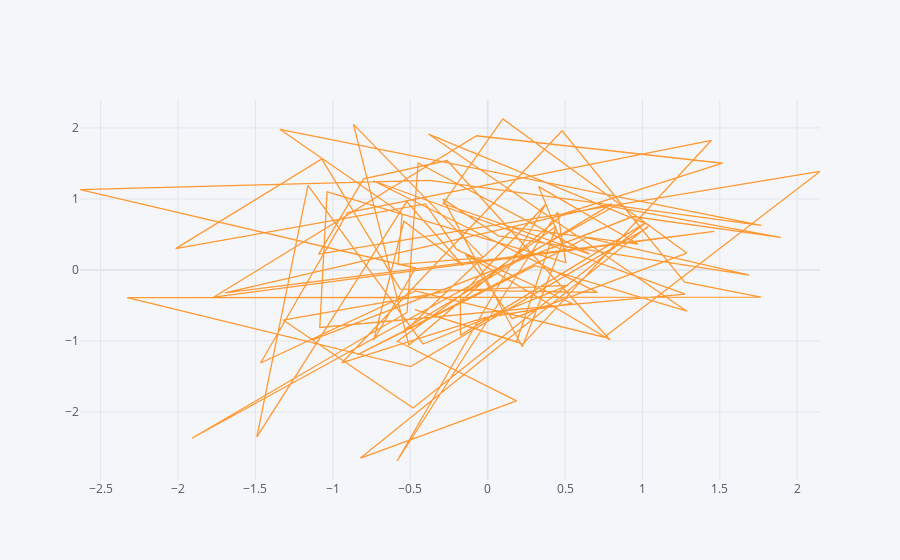

The notebook cell saved with this chart:
### Code cell
df.iplot(x = "A", y = "B")
